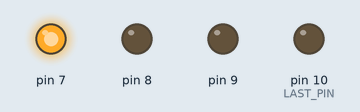
The sketch below on a simulated Arduino Uno, built with avr-gcc and run on an emulated ATmega328P. On the bench: output pins drawn as LEDs (lit = HIGH). Pins used as bus, display or sensor lines are not drawn.

Above: at 0.25 s.
At 1.05 s:
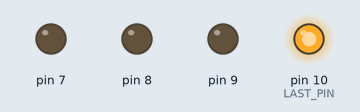
At 1.9 s:
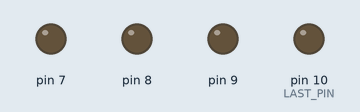
At 3.25 s:
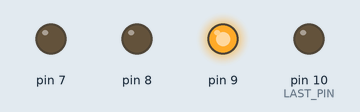
At 4.45 s:
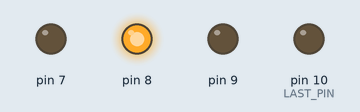
Timing chart, 0 to 4.8 s (numbered marks = the images above):
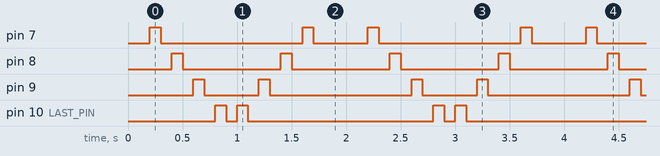

The sketch:

udemy-arduino-kitt.ino
```cpp
#define FIRST_PIN 6
#define LAST_PIN 10
#define WAIT_FOR 100

void setup() {
  for(int i = FIRST_PIN; i <= LAST_PIN; i++) {
    pinMode(i, OUTPUT);
  }
}

void loop() {
  for(int i = FIRST_PIN; i <= LAST_PIN; i++) {
    digitalWrite(i, HIGH);
    delay(WAIT_FOR);
    digitalWrite(i, LOW);
    delay(WAIT_FOR);
  }
  for(int i = LAST_PIN; i >= FIRST_PIN; i--) {
    digitalWrite(i, HIGH);
    delay(WAIT_FOR);
    digitalWrite(i, LOW);
    delay(WAIT_FOR);
  }
}
```

Measured:
- by itself, pin 7: repeats every 2.0 s: LOW 1.3 s, HIGH 0.10 s, LOW 0.50 s, HIGH 0.10 s
- by itself, pin 8: alternates HIGH for 0.10 s and LOW for 0.90 s
- by itself, pin 9: repeats every 2.0 s: LOW 0.50 s, HIGH 0.10 s, LOW 1.3 s, HIGH 0.10 s
- by itself, pin 10 (LAST_PIN): repeats every 2.0 s: LOW 0.10 s, HIGH 0.10 s, LOW 1.7 s, HIGH 0.10 s
